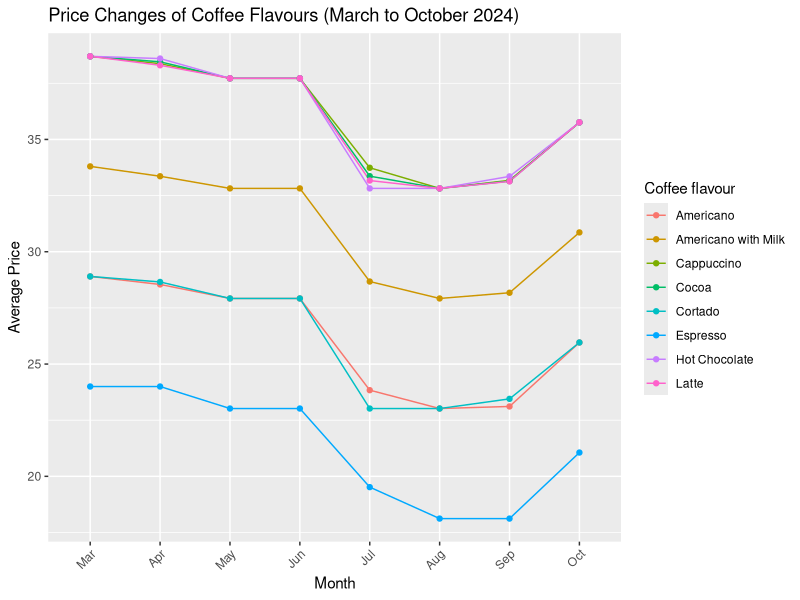
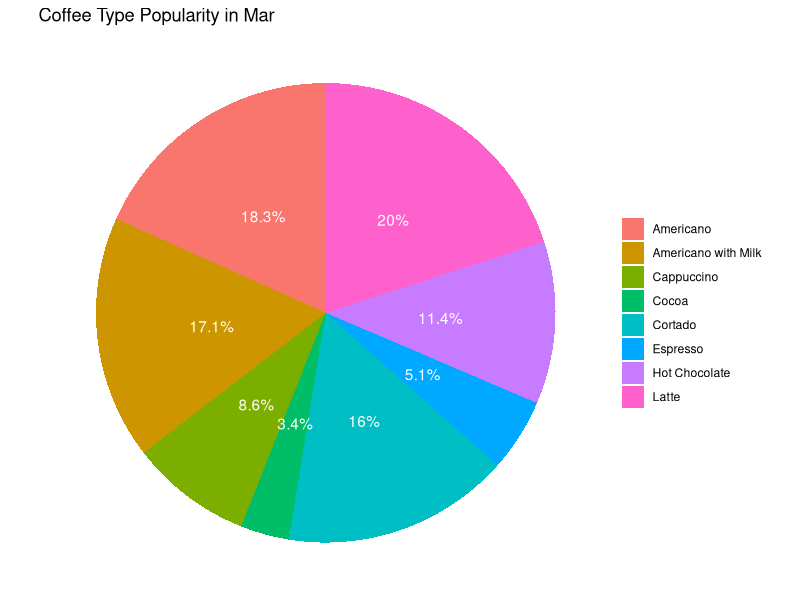
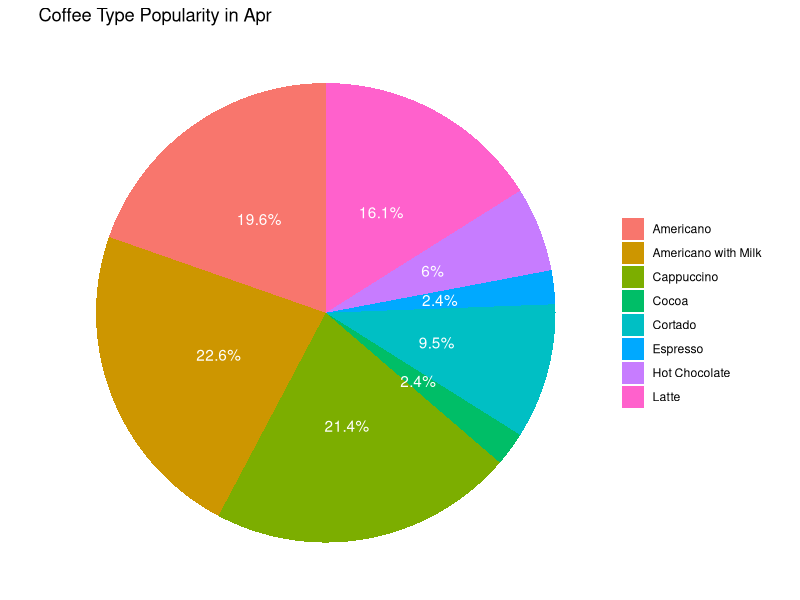
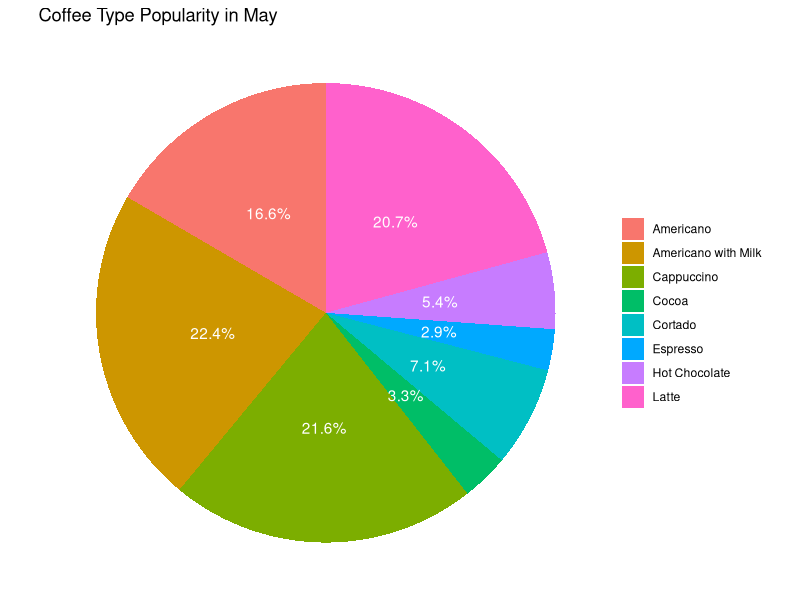
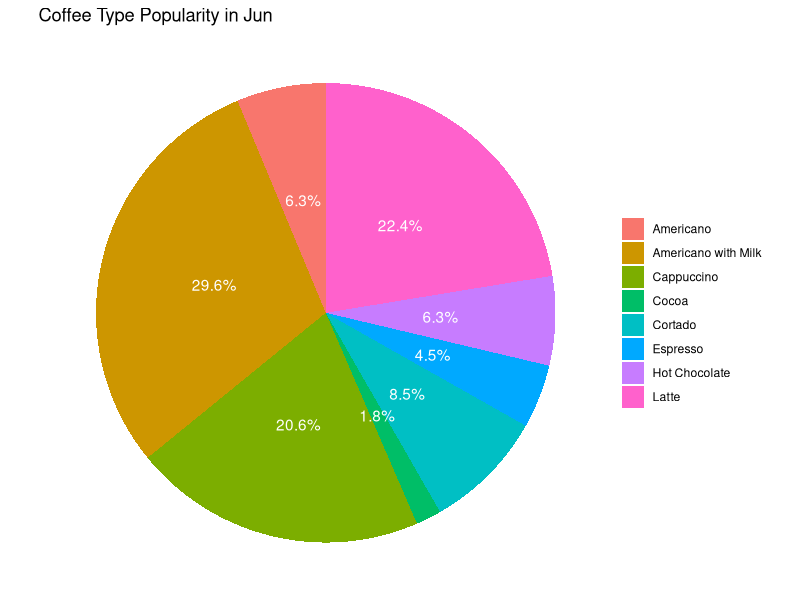
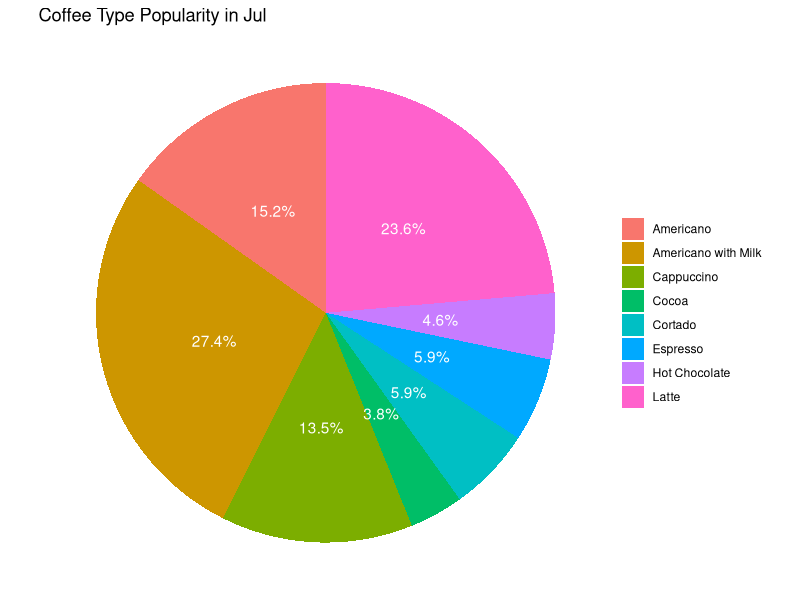
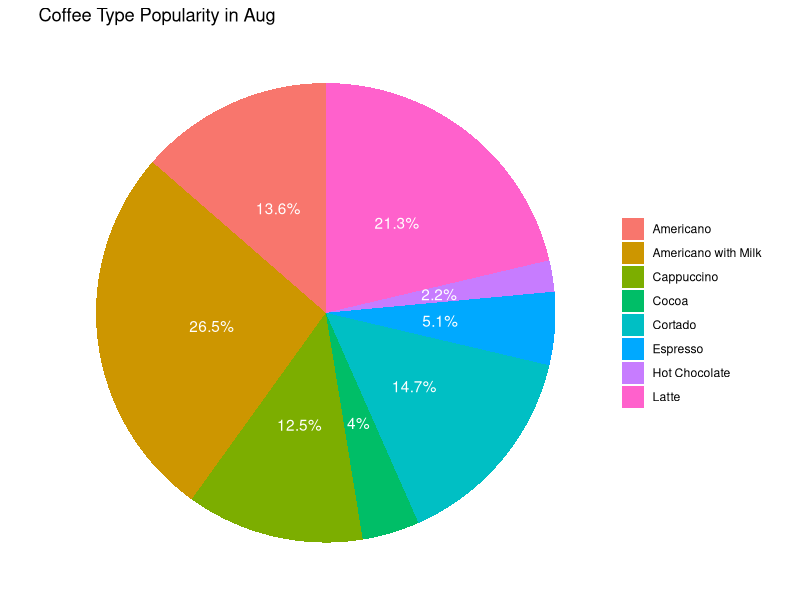
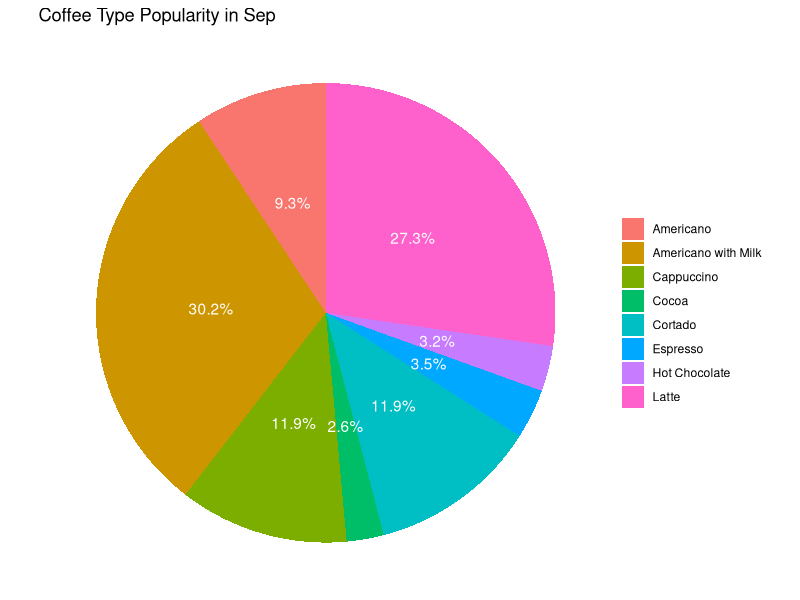

Reproduce these figures in R, in order.
## ---- chunk 1
knitr::opts_chunk$set(echo = TRUE)
library(tidyverse)
data <- read_csv("data_2024_11_06.csv")
## ---- chunk 2
## View quick summary on data

summary(data)
str(data)

## Ensure there are no mispelled coffee names
unique(data$coffee_name)

## Check for unusual coffee prices
unique(data$money)

## Remove duplicate data
clean_data <- data %>% distinct()

## Remove data with empty entries, with the exception of "card" when "cash_type" == "cash". 

clean_data <- clean_data %>%
  filter(
    !(is.na(card) & cash_type != "cash") &  
    !if_any(everything(), is.na)           
  )

## ---- chunk 3

# Convert date time column
clean_data <- clean_data %>%
  mutate(month = month(date, label = TRUE, abbr = TRUE))



# Calculate the average price for each coffee flavour by month
price_data <- clean_data %>%
  group_by(month, coffee_name) %>%
  summarise(avg_price = mean(money, na.rm = TRUE)) %>%
  arrange(match(month, c("Mar", "Apr", "May", "Jun", "Jul", "Aug", "Sep", "Oct")))  # Order months correctly

# Create the plot
price_plot <- ggplot(price_data, aes(x = month, y = avg_price, color = coffee_name, group = coffee_name)) +
  geom_line() +  # Plot the price change as lines
  geom_point() +  # Add points to make the graph clearer
  labs(title = "Price Changes of Coffee Flavours (March to October 2024)",
       x = "Month",
       y = "Average Price",
       color = "Coffee flavour") +
  theme(axis.text.x = element_text(angle = 45, hjust = 1))  # Rotate x-axis labels for better readability

# Print the price change plot
print(price_plot)
## ---- chunk 4

months_visual <- c("Mar", "Apr", "May", "Jun", "Jul", "Aug", "Sep", "Oct") ## Months contained in dataset


## Iterate code for each month
for (month_name in months_visual) {
  
 
  month_data <- clean_data %>%
    filter(month == month_name)  
  
  ## Indicate variables of interest
  coffee_by_month <- month_data %>%
    group_by(coffee_name) %>%
    summarise(purchase_count = n()) %>%
    arrange(desc(purchase_count)) %>%
    mutate(percentage = purchase_count / sum(purchase_count) * 100)  
  
  ## Visualize data as pie charts
  pie_chart <- ggplot(coffee_by_month, aes(x = "", y = purchase_count, fill = coffee_name)) +
    geom_bar(stat = "identity", width = 1) +    
    coord_polar(theta = "y") +                 
    labs(title = paste("Coffee Type Popularity in", month_name)) +  
    theme_void() +                             
    theme(legend.title = element_blank()) +      
    geom_text(aes(label = paste0(round(percentage, 1), "%")),   
              position = position_stack(vjust = 0.5),           
              color = "white")  

  print(pie_chart)
}
 
